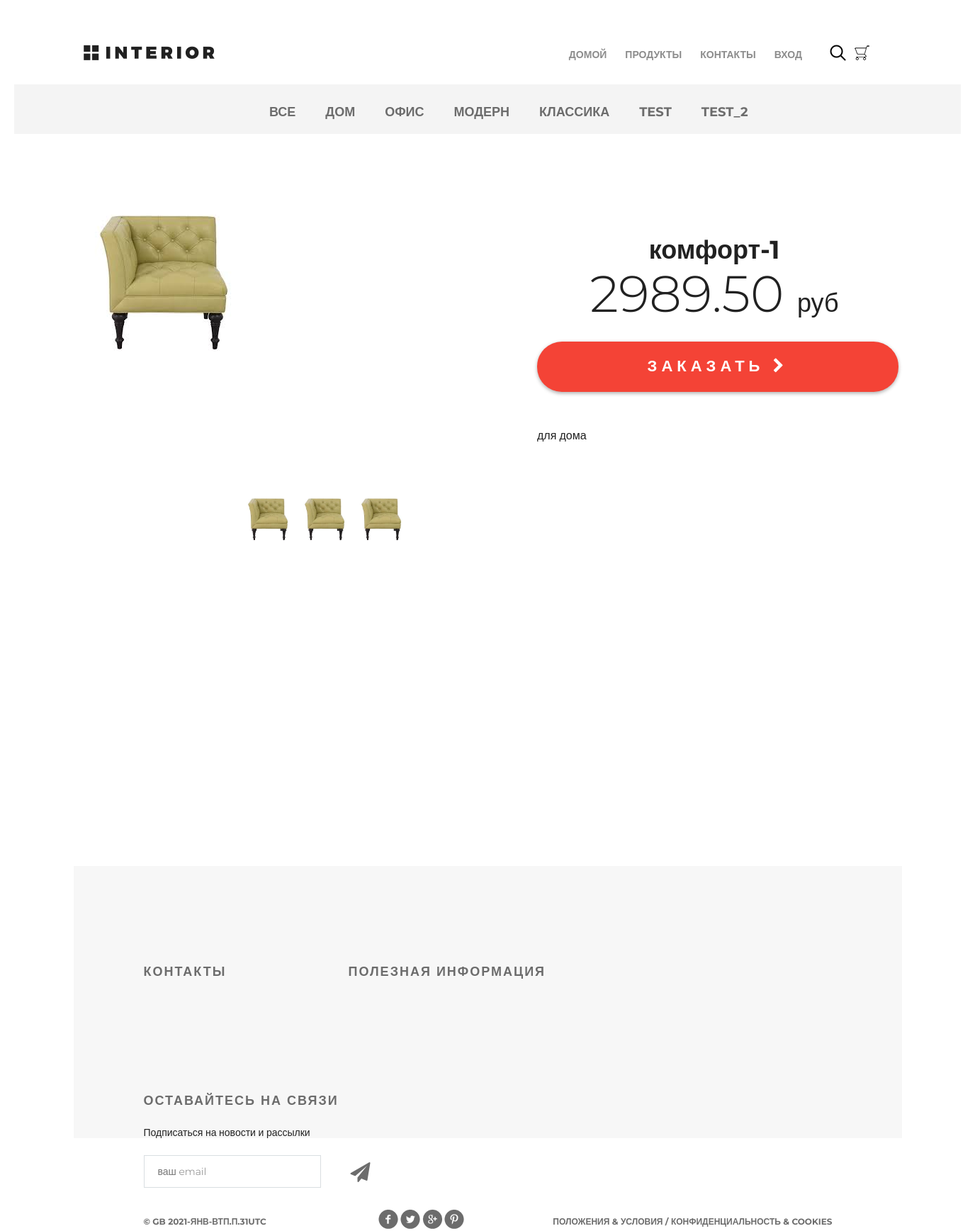
Screenshot of /products/product/75 with the database file from the repository.
### mainapp/models.py (models this page shows, shortened)
class ProductCategory(models.Model):
    name = models.CharField(max_length=64, unique=True, verbose_name='имя')
    description = models.TextField(verbose_name='описание')
    is_active = models.BooleanField(default=True, verbose_name='активна')

class Product(models.Model):
    category = models.ForeignKey(ProductCategory, on_delete=models.CASCADE, verbose_name='категория')
    name = models.CharField(max_length=128, verbose_name='название')
    image = models.ImageField(upload_to='products_images', blank=True, verbose_name='картинка')
    short_desc = models.CharField(max_length=120, verbose_name='краткое описание', )
    description = models.TextField(verbose_name='описание', blank=True)
    price = models.DecimalField(max_digits=8, decimal_places=2, default=0, verbose_name='цена', )
    quantity = models.PositiveSmallIntegerField(default=0, verbose_name='количество на складе')
    is_active = models.BooleanField(default=True, verbose_name='продукт активен')

### mainapp/views.py (the view)
# urls.py: path('product/<int:pk>', mainapp.product, name='product'),
def product(request, pk):
    title = 'продукты'
    content = {
        'title': title,
        'links_menu': ProductCategory.objects.all(),
        'product': get_object_or_404(Product, pk=pk)
    }
    return render(request, 'mainapp/product.html', content)

### mainapp/context_processors.py (called while the page is built)
def basket(request):
    basket_item = []
    if request.user.is_authenticated:
        basket_item = Basket.objects.filter(user=request.user)
    return {'basket': basket_item}

### mainapp/templates/mainapp/product.html
{% extends 'mainapp/base.html' %}
{% load static %}
{% block content %}
    <div class="details">
        <div class="links clearfix">
            {% include 'mainapp/includes/inc_categories_menu.html' %}
        </div>
        <div class="details-products">
            <div class="details-slider">
                <div class="slider-product">
                    <img src="/media/{{ product.image }}"
                         alt="{{ product.short_desc }}">
                </div>
                <div class="slider-control">
                    <div class="block">
                        <a href="#">
                            <img src="/media/{{ product.image }}" alt="вариант 1">
                        </a>
                    </div>
                    <div class="block">
                        <a href="#">
                            <img src="/media/{{ product.image }}" alt="вариант 2">
                        </a>
                    </div>
                    <div class="block">
                        <a href="#">
                            <img src="/media/{{ product.image }}" alt="вариант 3">
                        </a>
                    </div>
                </div>
            </div>
            <div class="description">
                <h3 class="big-bold">{{ product.name }}</h3>
                <br>
                <p class="price"> {{ product.price }} <span>руб</span></p>
                <a href="{% url 'basket:add' product.pk %}" class="red-button">
                    заказать
                    <i class="fa fa-chevron-right" aria-hidden="true"></i>
                </a>
                <div class="description-text">
                    {{ product.description }}
                </div>
            </div>
        </div>
    </div>
    <div class="clr"></div>
{% endblock %}

### mainapp/templates/mainapp/includes/inc_categories_menu.html
<ul class="links-menu">
    <li>
        <a href="{% url 'products:category' 0 %}">
            Все
        </a>
    </li>
    {% for link in links_menu %}
        <li>
            <a href="{% url 'products:category' link.pk %}" {% if request.resolver_match.kwargs.pk|add:0 == link.pk %} class="active" {% endif %} >
                {{ link.name|capfirst }}
            </a>
        </li>
    {% endfor %}
</ul>

### static/css/style.css (style rules this page uses)
* { margin: 0; padding: 0; }
body { font-family: 'Montserrat', sans-serif; }
html, body { height: 100%; }
.slider-control .block a img { width: 70px; }
.clr { height: 384px; }
.clearfix:after { content: ""; display: block; clear: both; }
.big-bold { color: #212121; font-size: 36px; font-weight: 700; text-align: left; margin-bottom: 24px; line-height: 36px; }
.links { height: 70px; background-color: #f4f4f4; position: relative; padding-left: 360px; }
.links-menu { margin: 27px auto 0px; position: absolute; }
.links-menu li { float: left; list-style-type: none; padding-right: 42px; }
.links-menu li a { text-decoration: none; color: #6c6c6c; font-size: 18px; font-weight: 700; text-transform: uppercase; }
.details-products { padding-left: 98px; padding-right: 98px; margin-top: 98px; height: 551px; }
.details-slider { width: 570px; float: left; margin-right: 30px; }
.slider-product { width: 570px; height: 400px; }
.slider-control { width: 420px; height: 70px; margin: 11px auto 0px; padding-left: 150px }
.slider-control .block { height: 70px; width: 70px; position: relative; float: left; margin-right: 10px; }
.description { width: 535px; float: right; padding-left: 35px }
.description .big-bold { color: #212121; font-size: 36px; font-weight: 700; text-align: center; margin-top: 47px; margin-bottom: 0px; }
.description .price { color: #212121; font-size: 72px; font-weight: 300; line-height: 48px; text-align: center; }
.description .price span { color: #212121; font-size: 36px; font-weight: 300; line-height: 48px; text-align: center; }
.red-button { display: block; height: 71px; width: 510px; border-radius: 35px; background-color: #f44336; text-align: center; text-transform: uppercase; text-decoration: none; color: #ffffff; font-size: 22px; font-weight: 700; line-height: 24px; box-shadow: 0px 2px 4.85px 0.15px rgba(33, 33, 33, 0.35); line-height: 70px; letter-spacing: 6px; margin-top: 31px; }
.description-text { margin-top: 50px; color: #212121; font-size: 16px; font-weight: 300; line-height: 24px; text-align: left; }

### rows the page displays
ProductCategory: name "ДОМ"
ProductCategory: name "ОФИС"
ProductCategory: name "МОДЕРН"
ProductCategory: name "КЛАССИКА"
ProductCategory: name "TEST"
ProductCategory: name "TEST_2"
Product: image (picture), name "комфорт-1", price "2989.50", description "для дома"
